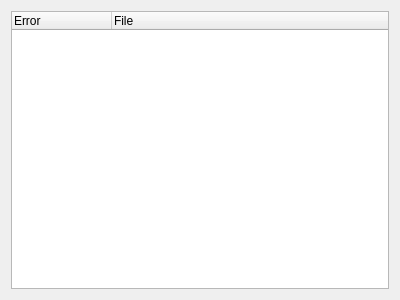
<?xml version="1.0" encoding="UTF-8"?>
<ui version="4.0">
 <class>ErrorsWindow</class>
 <widget class="QWidget" name="ErrorsWindow">
  <property name="geometry">
   <rect>
    <x>0</x>
    <y>0</y>
    <width>400</width>
    <height>300</height>
   </rect>
  </property>
  <property name="windowTitle">
   <string>Errors</string>
  </property>
  <layout class="QGridLayout" name="gridLayout">
   <item row="0" column="0">
    <widget class="QTreeWidget" name="treeWidget">
     <column>
      <property name="text">
       <string>Error</string>
      </property>
     </column>
     <column>
      <property name="text">
       <string>File</string>
      </property>
     </column>
    </widget>
   </item>
  </layout>
 </widget>
 <resources/>
 <connections/>
</ui>
